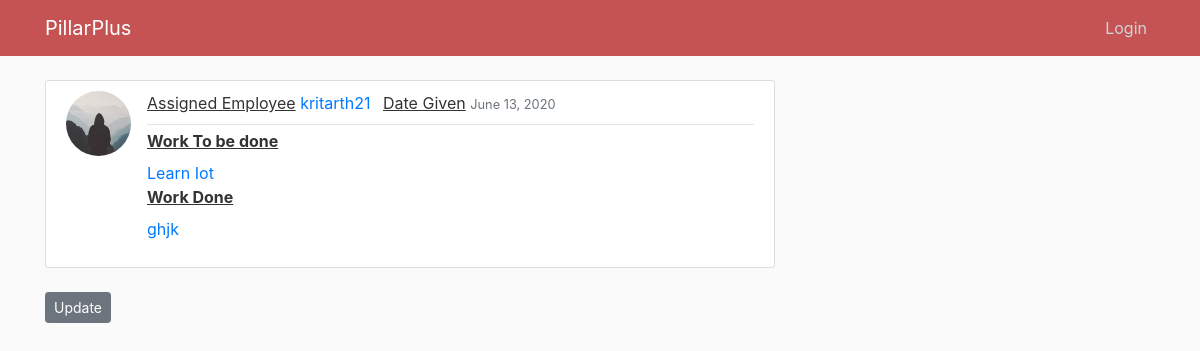
The page /post/33/ on the database as committed earlier.
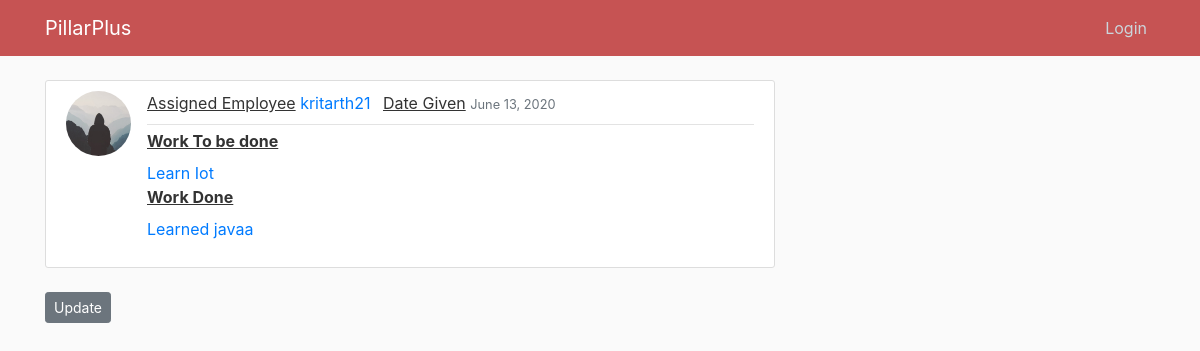
The same page on the database as committed later.
### blog/models.py (models this page shows, shortened)
class Post(models.Model):
    assigned_employee = models.ForeignKey(User, on_delete=models.CASCADE)
    work_today = models.CharField(max_length=500)
    work_done = models.TextField(max_length=500,null=True,blank=True)
    date_posted = models.DateTimeField(default=timezone.now)

### users/models.py (models this page shows, shortened)
class Profile(models.Model):
    user = models.OneToOneField(User, on_delete=models.CASCADE)
    image = models.ImageField(default='default.jpg', upload_to='profile_pics')
    goal=models.CharField(max_length=1000)

### blog/views.py (the view)
# urls.py: path('post/<int:pk>/', PostDetailView.as_view(), name='post-detail'),
class PostDetailView(ListView):
    model = Post
    template_name = 'blog/post_detail.html'  # <app>/<model>_<viewtype>.html
    context_object_name = 'posts'
    def get_queryset(self):
        user = get_object_or_404(Post, pk=self.kwargs.get('pk'))
        print(user.id)
        return Post.objects.filter(id=user.id)

### blog/templates/blog/post_detail.html (shortened to what this page needs)
{% extends "blog/base.html" %}
{% load tz %}
{% block content %}
    {% for post in posts %}
        <article class="media content-section">
          <img class="rounded-circle article-img" src="{{ post.assigned_employee.profile.image.url }}">
          <div class="media-body">
            <div class="article-metadata">
            <label for="formGroupExampleInput2"><u>Assigned Employee</u></label>
              <a class="mr-2" href="{% url 'user-posts' post.assigned_employee.username %}">{{ post.assigned_employee }}</a>
              <label for="formGroupExampleInput2"><u>Date Given</u></label>
              <small class="text-muted">{{ post.date_posted|date:"F d, Y" }}</small>
            </div>
            <label for="formGroupExampleInput2"><u><b>Work To be done </u></b></label><br>
            <a class="article-content" href="{% url 'post-detail' post.id %}">{{ post.work_today }}</a><br>
                           <label for="formGroupExampleInput2"><u><b>Work Done</u></b></label><br>
            <p class="article-content"><a class="mr-2" href="{% url 'user-posts' post.assigned_employee.username %}">{{ post.work_done }}</a></p>
          </div>
        </article>
{% if date_created|date:"d" == now|date:"d" %}
          <div>
            <a class="btn btn-secondary btn-sm mt-1 mb-1" href="{% url 'post-update' post.id %}">Update</a>
          </div>
        {% endif %}
     {% endfor %}
{% endblock content %}

Rows that differ between the two databases and show on the page:
changed Post "Learn Iot": work_done "ghjk" → "Learned javaa"
